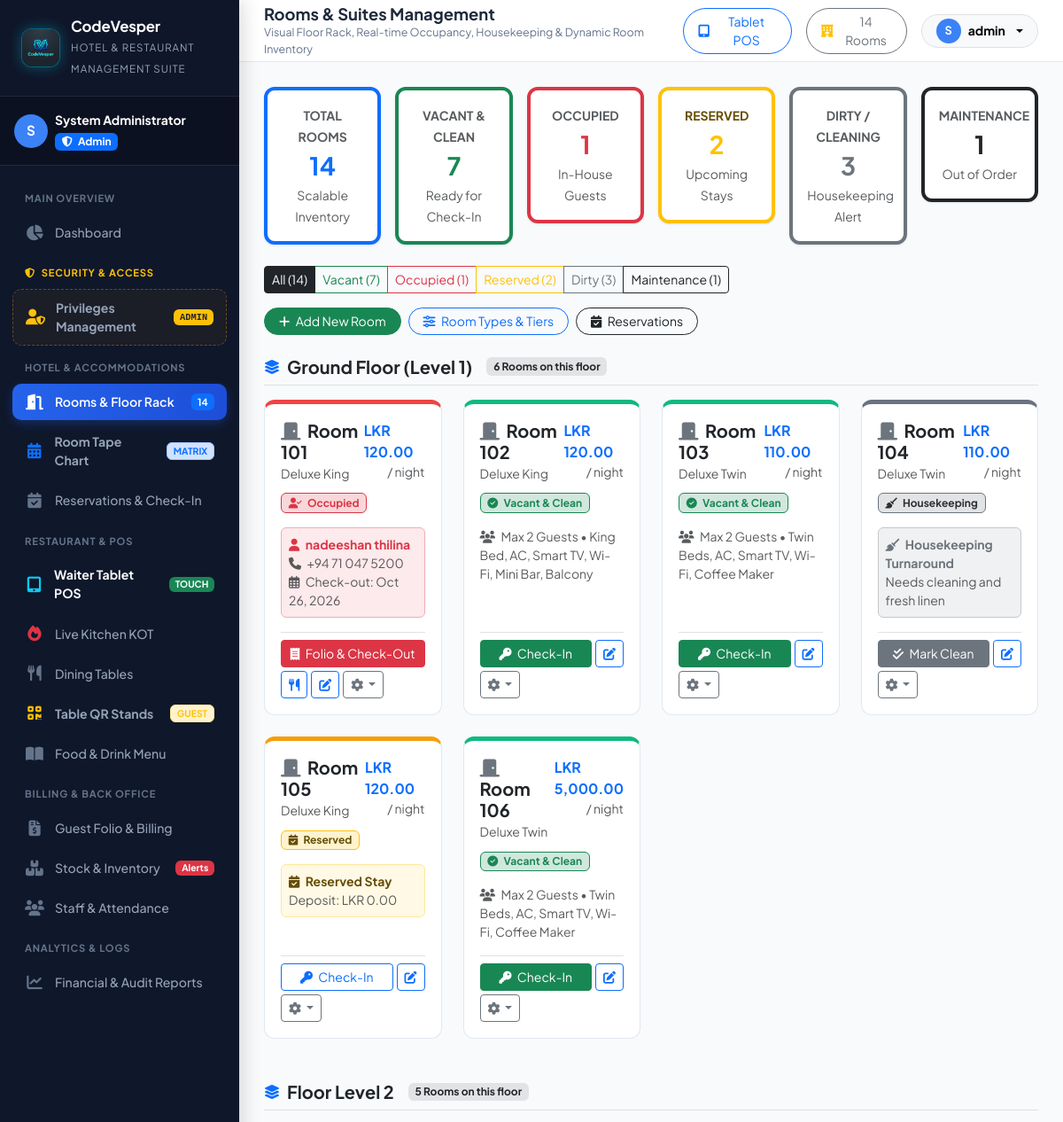
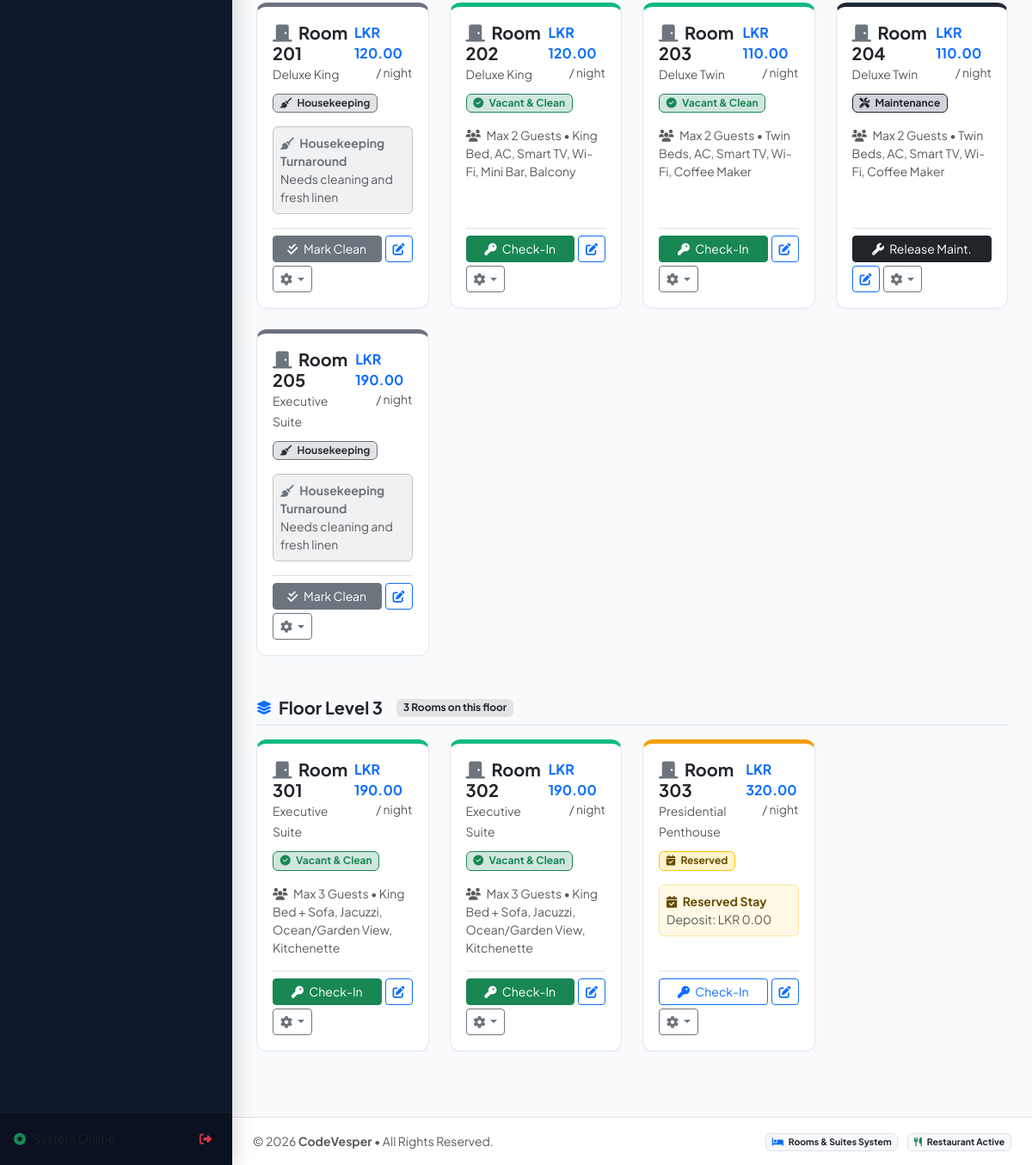
/rooms.php (signed in), run on an earlier commit of the app's database (2 pictures, top to bottom).
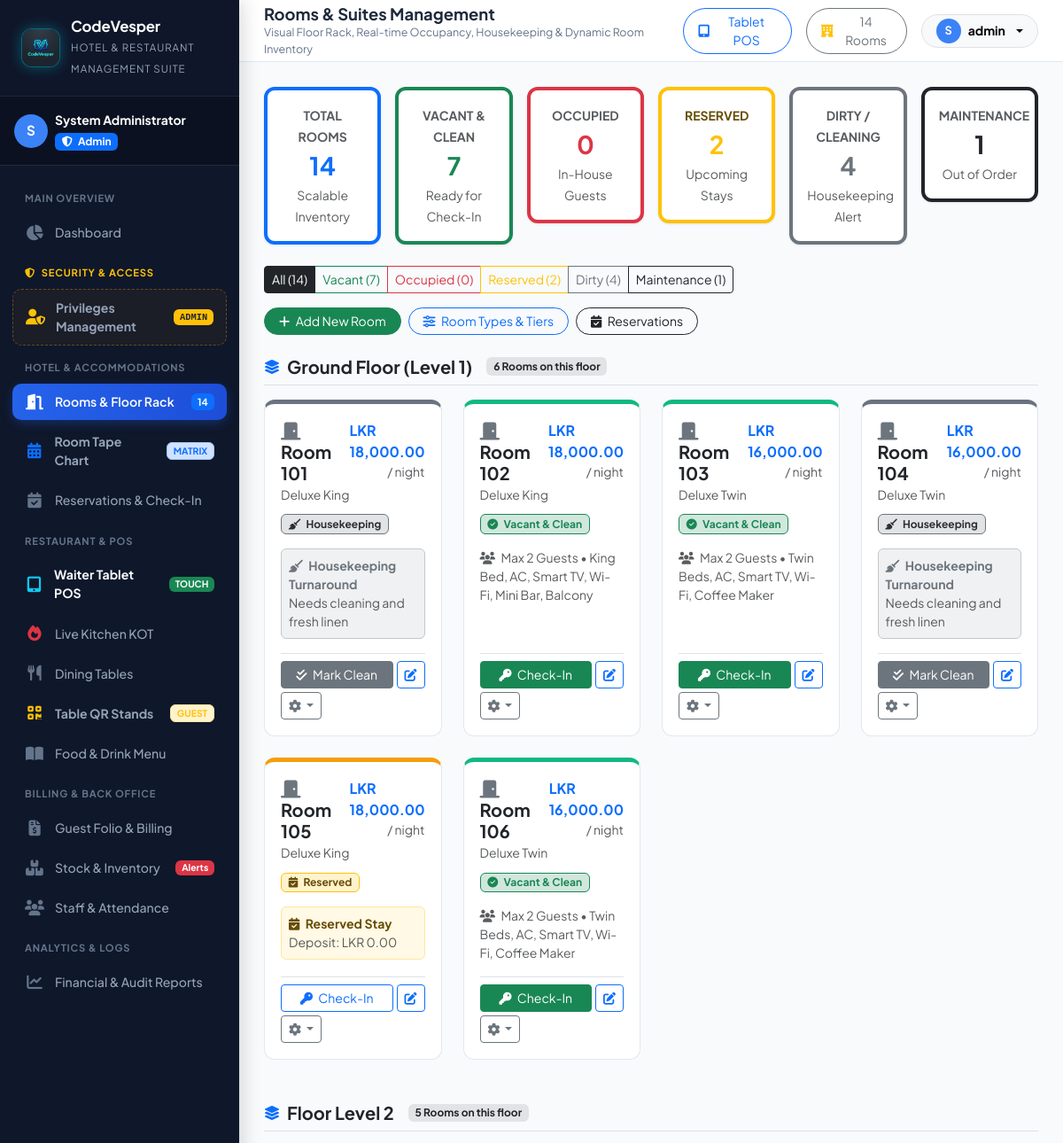
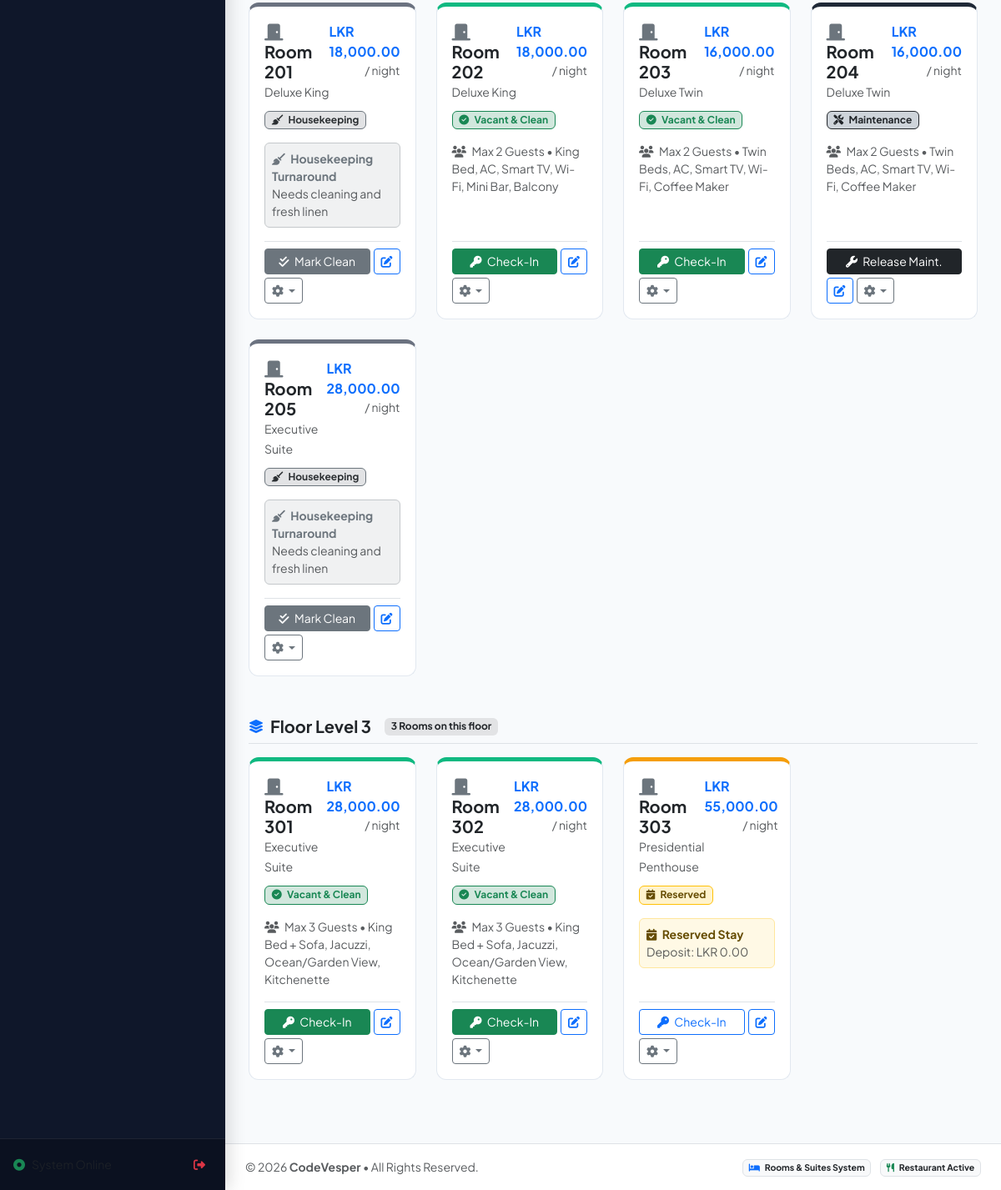
And on a later commit of the database (2 pictures, top to bottom).
### tables this page shows
CREATE TABLE `rooms` (
  `id` int NOT NULL AUTO_INCREMENT,
  `room_number` varchar(10) NOT NULL,
  `room_type_id` int NOT NULL,
  `floor` int NOT NULL,
  `status` enum('vacant','reserved','occupied','dirty','maintenance') DEFAULT 'vacant',
  `daily_rate` decimal(10,2) NOT NULL,
  `notes` varchar(255) DEFAULT NULL,
  PRIMARY KEY (`id`)  ,
  UNIQUE KEY `room_number` (`room_number`),
  KEY `room_type_id` (`room_type_id`),
  CONSTRAINT `rooms_ibfk_1` FOREIGN KEY (`room_type_id`) REFERENCES `room_types` (`id`)
);

CREATE TABLE `guests` (
  `id` int NOT NULL AUTO_INCREMENT,
  `full_name` varchar(100) NOT NULL,
  `phone` varchar(20) NOT NULL,
  `email` varchar(100) DEFAULT NULL,
  `id_type` enum('Passport','National ID','Driving License','Other') DEFAULT 'National ID',
  `id_number` varchar(50) NOT NULL,
  `address` text DEFAULT NULL,
  `nationality` varchar(50) DEFAULT 'Domestic',
  `special_requests` text DEFAULT NULL,
  `created_at` timestamp NOT NULL DEFAULT CURRENT_TIMESTAMP,
  PRIMARY KEY (`id`)  
);

CREATE TABLE `reservations` (
  `id` int NOT NULL AUTO_INCREMENT,
  `booking_ref` varchar(20) NOT NULL,
  `guest_id` int NOT NULL,
  `room_id` int NOT NULL,
  `check_in_date` date NOT NULL,
  `check_out_date` date NOT NULL,
  `adults` int DEFAULT '2',
  `children` int DEFAULT '0',
  `total_room_cost` decimal(10,2) NOT NULL,
  `advance_deposit` decimal(10,2) DEFAULT '0.00',
  `status` enum('confirmed','checked_in','checked_out','cancelled') DEFAULT 'confirmed',
  `created_by` int DEFAULT NULL,
  `created_at` timestamp NOT NULL DEFAULT CURRENT_TIMESTAMP,
  PRIMARY KEY (`id`)  ,
  UNIQUE KEY `booking_ref` (`booking_ref`),
  KEY `guest_id` (`guest_id`),
  KEY `room_id` (`room_id`),
  KEY `created_by` (`created_by`),
  CONSTRAINT `reservations_ibfk_1` FOREIGN KEY (`guest_id`) REFERENCES `guests` (`id`),
  CONSTRAINT `reservations_ibfk_2` FOREIGN KEY (`room_id`) REFERENCES `rooms` (`id`),
  CONSTRAINT `reservations_ibfk_3` FOREIGN KEY (`created_by`) REFERENCES `users` (`id`)
);

CREATE TABLE `room_types` (
  `id` int NOT NULL AUTO_INCREMENT,
  `name` varchar(50) NOT NULL,
  `code` varchar(10) NOT NULL,
  `base_price` decimal(10,2) NOT NULL,
  `capacity` int DEFAULT '2',
  `amenities` text DEFAULT NULL,
  `description` text DEFAULT NULL,
  PRIMARY KEY (`id`)  ,
  UNIQUE KEY `code` (`code`)
);

### rooms.php (the view, shortened to what the changed rows need)
<?php
require_once __DIR__ . '/includes/header.php';
$db = getDbConnection();
$rooms = $db->query("
    SELECT r.*, rt.name as type_name, rt.code as type_code, rt.capacity, rt.amenities,
           ci.id as check_in_id, ci.check_in_time, ci.deposit_paid,
           g.full_name as guest_name, g.phone as guest_phone,
           res.check_out_date, res.booking_ref
    FROM rooms r
    JOIN room_types rt ON r.room_type_id = rt.id
    LEFT JOIN check_ins ci ON (ci.room_id = r.id AND ci.status = 'active')
    LEFT JOIN guests g ON ci.guest_id = g.id
    LEFT JOIN reservations res ON ci.reservation_id = res.id
    ORDER BY r.floor ASC, r.room_number ASC
")->fetchAll();
$stats = [
    'total' => count($rooms),
    'vacant' => 0,
    'occupied' => 0,
    'reserved' => 0,
    'dirty' => 0,
    'maintenance' => 0
];
foreach ($rooms as $r) {
    if (isset($stats[$r['status']])) {
        $stats[$r['status']]++;
    }
}
$floors = [];
foreach ($rooms as $r) {
    $fNum = (int)$r['floor'];
    $floorLabel = ($fNum === 1) ? 'Ground Floor (Level 1)' : 'Floor Level ' . $fNum;
    $floors[$floorLabel][] = $r;
}
?>
<div class="row g-3 mb-4">
    <div class="col-6 col-md-2">
        <div class="card-custom p-3 text-center border-start border-4 border-danger">
            <span class="text-muted small fw-bold text-danger">OCCUPIED</span>
            <h3 class="fw-bold my-1 text-danger"><?= $stats['occupied'] ?></h3>
            <span class="small text-muted">In-House Guests</span>
        </div>
    </div>
    <div class="col-6 col-md-2">
        <div class="card-custom p-3 text-center border-start border-4 border-secondary">
            <span class="text-muted small fw-bold text-secondary">DIRTY / CLEANING</span>
            <h3 class="fw-bold my-1 text-secondary"><?= $stats['dirty'] ?></h3>
            <span class="small text-muted">Housekeeping Alert</span>
        </div>
    </div>
</div>
<div class="d-flex flex-wrap justify-content-between align-items-center gap-3 mb-4">
    <div class="btn-group" role="group">
        <button type="button" class="btn btn-outline-dark btn-sm active" onclick="filterRooms('all', this)">All (<?= $stats['total'] ?>)</button>
        <button type="button" class="btn btn-outline-success btn-sm" onclick="filterRooms('vacant', this)">Vacant (<?= $stats['vacant'] ?>)</button>
        <button type="button" class="btn btn-outline-danger btn-sm" onclick="filterRooms('occupied', this)">Occupied (<?= $stats['occupied'] ?>)</button>
        <button type="button" class="btn btn-outline-warning btn-sm" onclick="filterRooms('reserved', this)">Reserved (<?= $stats['reserved'] ?>)</button>
        <button type="button" class="btn btn-outline-secondary btn-sm" onclick="filterRooms('dirty', this)">Dirty (<?= $stats['dirty'] ?>)</button>
        <button type="button" class="btn btn-outline-dark btn-sm" onclick="filterRooms('maintenance', this)">Maintenance (<?= $stats['maintenance'] ?>)</button>
    </div>
</div>
<?php if (empty($rooms)): ?>
    <div class="card-custom p-5 text-center text-muted">
        <i class="fa-solid fa-door-open fa-4x text-secondary opacity-50 mb-3"></i>
        <h4 class="fw-bold text-dark">No Rooms Created Yet</h4>
        <p class="mb-3">Start setting up your hotel capacity by adding rooms and assigning them to floors.</p>
        <div>
            <button class="btn btn-primary px-4 rounded-pill" data-bs-toggle="modal" data-bs-target="#newRoomModal">
                <i class="fa-solid fa-plus me-1"></i> Add Your First Room
            </button>
        </div>
    </div>
<?php else: ?>
    <?php foreach ($floors as $floorName => $floorRooms): ?>
        <div class="mb-5 floor-group">
            <div class="d-flex align-items-center gap-2 mb-3 pb-2 border-bottom">
                <i class="fa-solid fa-layer-group text-primary"></i>
                <h5 class="fw-bold mb-0 text-dark"><?= htmlspecialchars($floorName) ?></h5>
                <span class="badge bg-secondary-subtle text-dark ms-2"><?= count($floorRooms) ?> Rooms on this floor</span>
            </div>
            <div class="row g-4">
                <?php foreach ($floorRooms as $room): ?>
                    <div class="col-12 col-md-6 col-lg-4 col-xl-3 room-col status-<?= $room['status'] ?>">
                        <div class="room-card status-<?= $room['status'] ?> h-100 d-flex flex-column justify-content-between">
                            <div>
                                <div class="d-flex justify-content-between align-items-start mb-2">
                                    <div>
                                        <h5 class="fw-bold mb-0 text-dark">
                                            <i class="fa-solid fa-door-closed text-secondary me-1"></i> <?= htmlspecialchars($room['room_number']) ?>
                                        </h5>
                                        <span class="text-muted small"><?= htmlspecialchars($room['type_name']) ?></span>
                                    </div>
                                    <div>
                                        <span class="fs-6 fw-bold text-primary"><?= formatMoney($room['daily_rate']) ?></span>
                                        <div class="small text-muted text-end">/ night</div>
                                    </div>
                                </div>
                                <div class="mb-3">
                                    <?= getRoomStatusBadge($room['status']) ?>
                                </div>
                                <?php if ($room['status'] === 'occupied' && !empty($room['guest_name'])): ?>
                                    <div class="bg-danger bg-opacity-10 border border-danger-subtle rounded-2 p-2 small mb-3">
                                        <div class="fw-bold text-danger"><i class="fa-solid fa-user me-1"></i> <?= htmlspecialchars($room['guest_name']) ?></div>
                                        <div class="text-muted"><i class="fa-solid fa-phone me-1"></i> <?= htmlspecialchars(formatPhoneNumber($room['guest_phone'])) ?></div>
                                        <div class="text-muted"><i class="fa-regular fa-calendar-days me-1"></i> Check-out: <?= formatDate($room['check_out_date']) ?></div>
                                    </div>
                                <?php elseif ($room['status'] === 'reserved'): ?>
                                    <div class="bg-warning bg-opacity-10 border border-warning-subtle rounded-2 p-2 small mb-3">
                                        <div class="fw-bold text-warning-emphasis"><i class="fa-solid fa-calendar-check me-1"></i> Reserved Stay</div>
                                        <div class="text-muted">Deposit: <?= formatMoney($room['deposit_paid'] ?? 0) ?></div>
                                    </div>
                                <?php elseif ($room['status'] === 'dirty'): ?>
                                    <div class="bg-secondary bg-opacity-10 border border-secondary-subtle rounded-2 p-2 small mb-3">
                                        <div class="fw-bold text-secondary"><i class="fa-solid fa-broom me-1"></i> Housekeeping Turnaround</div>
                                        <div class="text-muted">Needs cleaning and fresh linen</div>
                                    </div>
                                <?php else: ?>
                                    <div class="text-muted small mb-3">
                                        <i class="fa-solid fa-users me-1"></i> Max <?= $room['capacity'] ?> Guests &bull; <?= htmlspecialchars($room['amenities'] ?? 'AC, Wi-Fi') ?>
                                    </div>
                                <?php endif; ?>
                            </div>
                            <div class="pt-2 border-top d-flex flex-wrap gap-1 align-items-center">
                                <?php if ($room['status'] === 'vacant'): ?>
                                    <button class="btn btn-sm btn-success flex-grow-1" onclick="openCheckinModal(<?= $room['id'] ?>, '<?= htmlspecialchars($room['room_number']) ?>', <?= $room['daily_rate'] ?>)">
                                        <i class="fa-solid fa-key me-1"></i> Check-In
                                    </button>
                                <?php elseif ($room['status'] === 'occupied'): ?>
                                    <a href="billing.php?room_id=<?= $room['id'] ?>" class="btn btn-sm btn-danger flex-grow-1">
                                        <i class="fa-solid fa-receipt me-1"></i> Folio & Check-Out
                                    </a>
                                    <a href="pos.php" class="btn btn-sm btn-outline-primary" title="Order Room Service">
                                        <i class="fa-solid fa-utensils"></i>
                                    </a>
                                <?php elseif ($room['status'] === 'dirty'): ?>
                                    <button class="btn btn-sm btn-secondary flex-grow-1" onclick="quickUpdateStatus(<?= $room['id'] ?>, 'vacant')">
                                        <i class="fa-solid fa-check-double me-1"></i> Mark Clean
                                    </button>
                                <?php elseif ($room['status'] === 'maintenance'): ?>
                                    <button class="btn btn-sm btn-dark flex-grow-1" onclick="quickUpdateStatus(<?= $room['id'] ?>, 'vacant')">
                                        <i class="fa-solid fa-wrench me-1"></i> Release Maint.
                                    </button>
                                <?php else: ?>
                                    <button class="btn btn-sm btn-outline-primary flex-grow-1" onclick="openCheckinModal(<?= $room['id'] ?>, '<?= htmlspecialchars($room['room_number']) ?>', <?= $room['daily_rate'] ?>)">
                                        <i class="fa-solid fa-key me-1"></i> Check-In
                                    </button>
                                <?php endif; ?>
                                <button class="btn btn-sm btn-outline-primary" title="Edit Room" onclick="openEditRoomModal(<?= htmlspecialchars(json_encode($room)) ?>)">
                                    <i class="fa-solid fa-pen-to-square"></i>
                                </button>
                                <div class="dropdown">
                                    <button class="btn btn-sm btn-outline-secondary dropdown-toggle" type="button" data-bs-toggle="dropdown">
                                        <i class="fa-solid fa-gear"></i>
                                    </button>
                                </div>
                            </div>
                        </div>
                    </div>
                <?php endforeach; ?>
            </div>
        </div>
    <?php endforeach; ?>
<?php endif; ?>
<?php require_once __DIR__ . '/includes/footer.php'; ?>

### includes/functions.php (shortened to what the changed rows need)
<?php
function formatMoney($amount): string {
    $symbol = defined('APP_CURRENCY') ? APP_CURRENCY : 'LKR ';
    return $symbol . number_format((float)$amount, 2);
}
function formatDate($date, $format = 'M d, Y'): string {
    return date($format, strtotime($date));
}
function formatPhoneNumber(string $phone): string {
    $clean = trim($phone);
    $digits = preg_replace('/[^\d+]/', '', $clean);
    if (preg_match('/^0(7\d{8})$/', $digits, $m)) {
        return '+94 ' . substr($m[1], 0, 2) . ' ' . substr($m[1], 2, 3) . ' ' . substr($m[1], 5);
    }
    return $clean;
}
function getRoomStatusBadge(string $status): string {
    switch (strtolower($status)) {
        case 'vacant':
            return '<span class="badge bg-success-subtle text-success border border-success"><i class="fa-solid fa-circle-check me-1"></i> Vacant & Clean</span>';
        case 'occupied':
            return '<span class="badge bg-danger-subtle text-danger border border-danger"><i class="fa-solid fa-user-check me-1"></i> Occupied</span>';
        case 'reserved':
            return '<span class="badge bg-warning-subtle text-warning-emphasis border border-warning"><i class="fa-solid fa-calendar-check me-1"></i> Reserved</span>';
        case 'dirty':
            return '<span class="badge bg-secondary-subtle text-secondary-emphasis border border-secondary"><i class="fa-solid fa-broom me-1"></i> Housekeeping</span>';
        case 'maintenance':
            return '<span class="badge bg-dark-subtle text-dark border border-dark"><i class="fa-solid fa-screwdriver-wrench me-1"></i> Maintenance</span>';
    }
}

What changed in the data, as far as the page shows it:
changed rooms "Room 101": status "occupied" → "dirty" (drawn); daily_rate "LKR 120.00" → "LKR 18,000.00"
changed rooms "Room 102": daily_rate "LKR 120.00" → "LKR 18,000.00"
changed rooms "Room 103": daily_rate "LKR 110.00" → "LKR 16,000.00"
changed rooms "Room 104": daily_rate "LKR 110.00" → "LKR 16,000.00"
changed rooms "Room 105": daily_rate "LKR 120.00" → "LKR 18,000.00"
changed rooms "Room 106": daily_rate "LKR 5,000.00" → "LKR 16,000.00"
changed rooms "Room 201": daily_rate "LKR 120.00" → "LKR 18,000.00"
changed rooms "Room 202": daily_rate "LKR 120.00" → "LKR 18,000.00"
changed rooms "Room 203": daily_rate "LKR 110.00" → "LKR 16,000.00"
changed rooms "Room 204": daily_rate "LKR 110.00" → "LKR 16,000.00"
changed rooms "Room 205": daily_rate "LKR 190.00" → "LKR 28,000.00"
changed rooms "Room 301": daily_rate "LKR 190.00" → "LKR 28,000.00"
changed rooms "Room 302": daily_rate "LKR 190.00" → "LKR 28,000.00"
changed rooms "Room 303": daily_rate "LKR 320.00" → "LKR 55,000.00"
Also different on the page:
$stats['occupied']: "1" → "0"
$stats['dirty']: "3" → "4"
list line gone: "Occupied nadeeshan thilina +94 71 047 5200 Check-out: Oct 26, 2026 Folio & Check-Out"
new list line: "Housekeeping Housekeeping Turnaround Needs cleaning and fresh linen Mark Clean"
